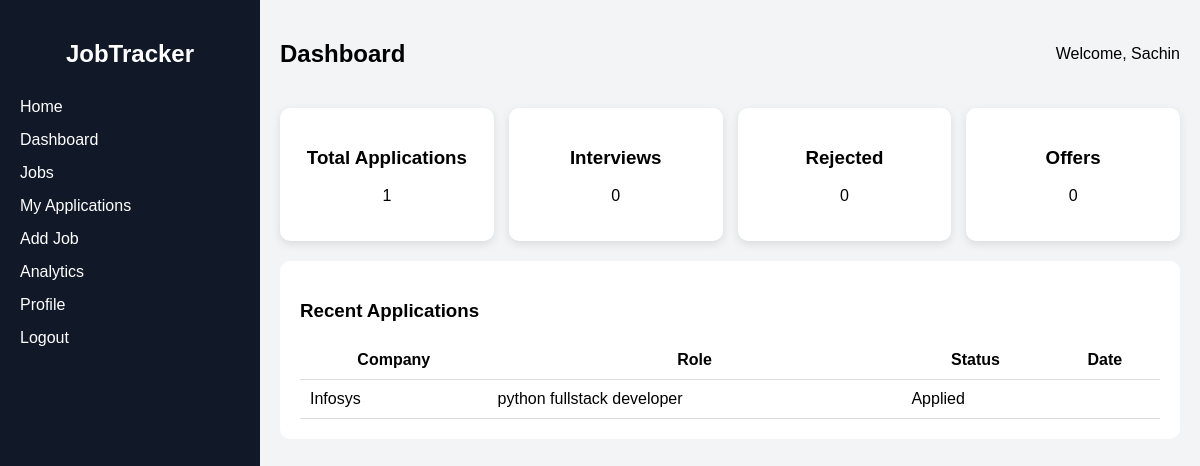
The page /dashboard/ (signed in) on the database its author committed.
### jobsapp/models.py (models this page shows)
class Job(models.Model):
    company = models.CharField(max_length=100)
    role = models.CharField(max_length=100)
    experience = models.CharField(max_length=100)
    status = models.CharField(max_length=50, default='Pending')
    user_id = models.IntegerField()

### dashboardapp/views.py (the view)
# urls.py: path('', views.dashboard, name='dashboard'),
def dashboard(request):
    if 'user_id' not in request.session:
        return redirect('login')
    jobs = Job.objects.filter(user_id=request.session['user_id'])
    total = jobs.count()
    interviews = jobs.filter(status='Interview').count()
    rejected = jobs.filter(status='Rejected').count()
    offers = jobs.filter(status='Offer').count()
    return render(request, 'dashboard.html', {
        'jobs': jobs,
        'total': total,
        'interviews': interviews,
        'rejected': rejected,
        'offers': offers
    })

### templates/dashboard.html (shortened to what this page needs)
{% load static %}
<!DOCTYPE html>
<html lang="en">
<head>
    <link rel="stylesheet" href="{% static 'css/dashboard.css' %}">
</head>
<body>
<div class="dashboard">
    <div class="sidebar">
        <h2>JobTracker</h2>
        <ul>
            <li><a href="{% url 'home' %}">Home</a></li>
            <li><a href="#">Dashboard</a></li>
            <li><a href="{% url 'jobs' %}">Jobs</a></li>
            <li><a href="{% url 'applications' %}">My Applications</a></li>
            <li><a href="{% url 'add_job' %}">Add Job</a></li>
            <li><a href="{% url 'analytics' %}">Analytics</a></li>
            <li><a href="{% url 'profile' %}">Profile</a></li>
            <li><a href="{% url 'logout' %}">Logout</a></li>
        </ul>
    </div>
    <div class="main-content">
        <div class="topbar">
            <h2>Dashboard</h2>
            <span>Welcome, {{ request.session.username }}</span>
        </div>
        <div class="cards">
            <div class="card card1">
                <h3>Total Applications</h3>
                <p>{{ total }}</p>
            </div>
            <div class="card card2">
                <h3>Interviews</h3>
                <p>{{ interviews }}</p>
            </div>
            <div class="card card3">
                <h3>Rejected</h3>
                <p>{{ rejected }}</p>
            </div>
            <div class="card card4">
                <h3>Offers</h3>
                <p>{{ offers }}</p>
            </div>
        </div>
       <div class="table-section">
    <h3>Recent Applications</h3>
    {% if jobs %}
    <table>
        <tr>
            <th>Company</th>
            <th>Role</th>
            <th>Status</th>
            <th>Date</th>
        </tr>
        {% for job in jobs %}
        <tr>
            <td>{{ job.company }}</td>
            <td>{{ job.role }}</td>
            <td class="status
                ">
                {{ job.status }}
            </td>
            <td>{{ job.created_at|date:"d M" }}</td>
        </tr>
        {% endfor %}
    </table>
    {% else %}
        <div style="text-align:center; padding:20px; color:gray;">
            No jobs found for "<b>{{ query }}</b>"
        </div>
    {% endif %}
</div>
    </div>
</div>
</body>
</html>

### static/css/dashboard.css (style rules this page uses)
body { margin: 0; font-family: Arial, sans-serif; }
.dashboard { display: flex; }
.sidebar { width: 220px; background: #111827; color: white; min-height: 100vh; padding: 20px; }
.sidebar h2 { text-align: center; margin-bottom: 30px; }
.sidebar ul { list-style: none; padding: 0; }
.sidebar ul li { margin: 15px 0; }
.sidebar ul li a { color: white; text-decoration: none; }
.main-content { flex: 1; padding: 20px; background: #f3f4f6; }
.topbar { display: flex; justify-content: space-between; align-items: center; flex-wrap: wrap; gap: 10px; margin-bottom: 20px; }
.cards { display: grid; grid-template-columns: repeat(4, 1fr); gap: 15px; margin-bottom: 20px; }
.card { background: white; padding: 20px; border-radius: 10px; text-align: center; box-shadow: 0 3px 10px rgba(0,0,0,0.1); }
.table-section { background: white; padding: 20px; border-radius: 10px; }
table { width: 100%; border-collapse: collapse; }
table th, table td { padding: 10px; border-bottom: 1px solid #ddd; }

### rows shown on the page
Job: company "Infosys", role "python fullstack developer", status "Applied"

### other values the page prints
{{ request.session.username }} "Sachin"
{{ total }} "1"
{{ interviews }} "0"
{{ rejected }} "0"
{{ offers }} "0"
